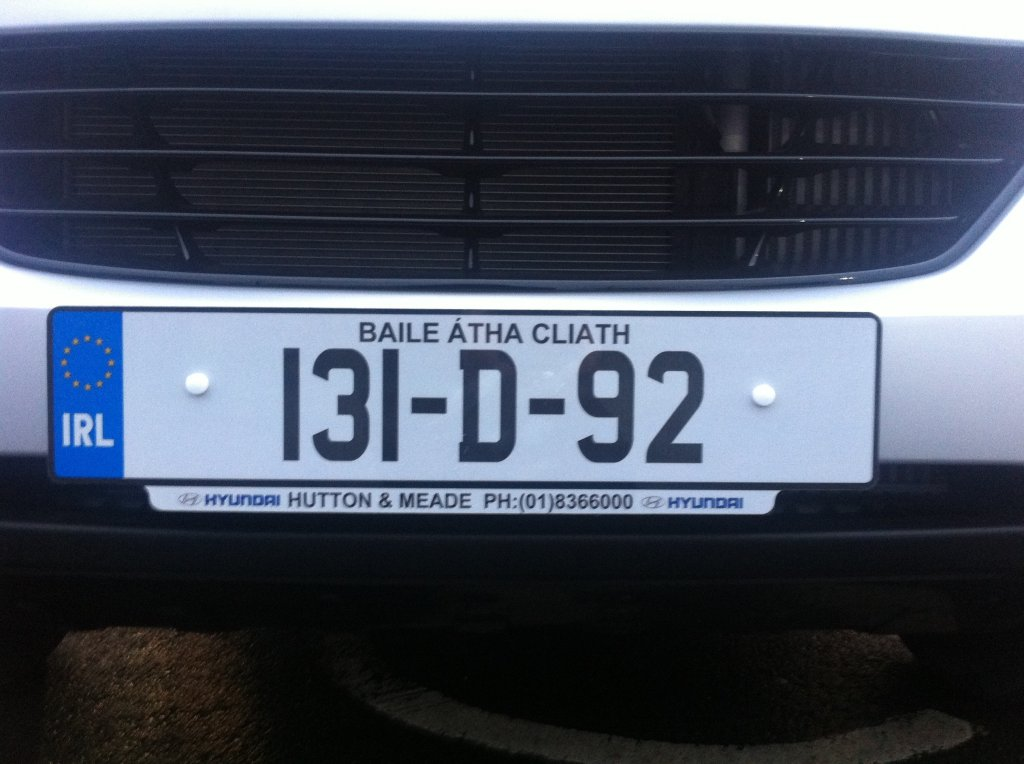
%> input picture Reg.jpg, 1024 x 764 px
$ octave --eval "main;"   (GNU Octave 9; MATLAB toolbox functions it lacks are replaced by stand-ins)
%> lines starting %> are read from the running program, lines starting %| are printed output that depends on the picture; in (x1, y1, x2, y2) boxes, pixels count from 0 and x2, y2 are one past the last pixel; in counts of white or black regions, pixels touching at a corner belong together; the program's own positions count from 1
% -------------------------------------------------------------------------
% ========================
% License Plate Object Identification
% ========================
%
% Copyright (C): Yumin Chen & Paul Sheehan
%
% ------------------------
% Introduction
% ------------------------
% This project aims to find (and isolate by masking) the registration plate
% in an image. Algorithms will be demonstrated on a specific image but they
% are designed in a general way so they will work on similar images. All
% designs aim to be as automated as possible.
%
% ------------------------
% Algorithm
% ------------------------
% The basic method for extracting the license plate region can be described
% by the following steps.
% 1. Input of the original image
% 2. Normalization (Contrast Stretching)
% 3. Identification of the blue vertical band to the left of the plate
% 4. Edge detection
% 5. Morphological operation
% 6. Finding the license plate region
% -------------------------------------------------------------------------


% ------------------------
% Main
% ------------------------
function main
cleanEverything();

% Read the originial registration plate image
image = im2double(imread('reg.jpg'));

% Normalization
normalized = normalize(image);

% Edge Detection
edgeDetected = edge(rgb2gray(normalized), 'Canny');

% Color Segmentation
colorSegmented = colorSegment(normalized);

% Morphological operation
output = morph(normalized, colorSegmented | edgeDetected);

% Show images
subplot(1,2,1), imshow(image), title('Original');
subplot(1,2,2), imshow(output), title('Output');
end


% ------------------------
% Clean everything
% ------------------------
function cleanEverything
% Clear and clean enviroment
clc;        % Clear command line
clear all;  % Clear all variables
close all;  % Close all sub-windows
end


% ------------------------
% Normalization (Contrast Stretching)
% ------------------------
function output = normalize(image)
gray = rgb2gray(image);
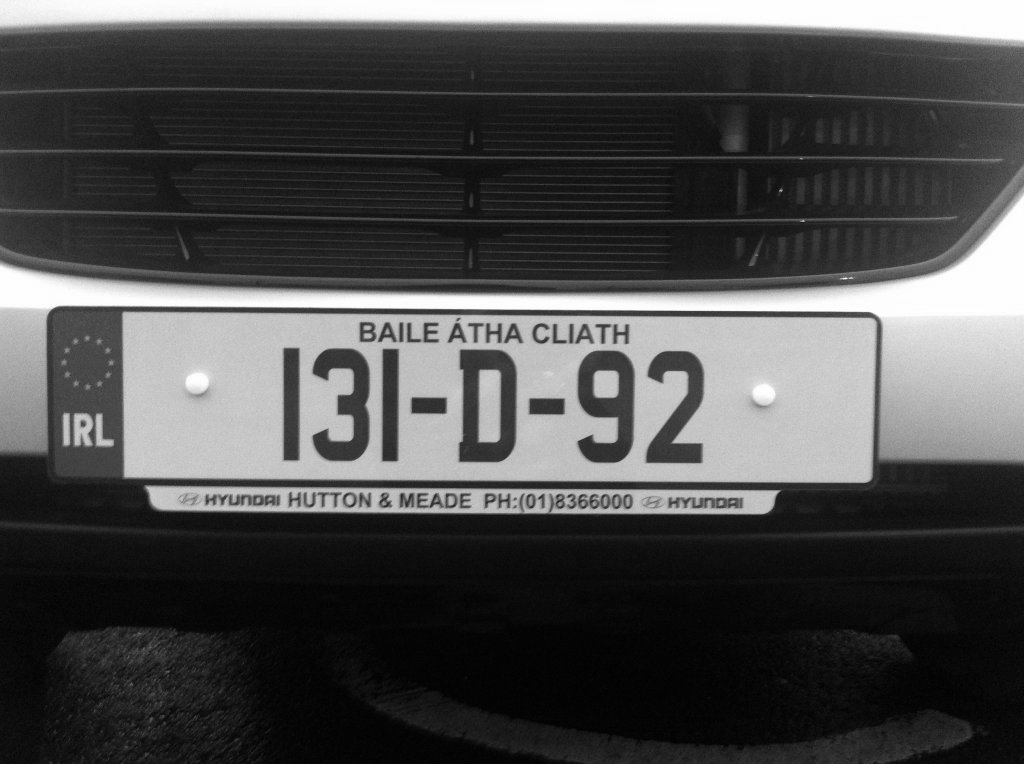
%> gray: size 764x1024 double; min 0, max 1, mean 0.299
gMin = min(gray(:));
%> gMin = 0
gMax = max(gray(:));
%> gMax = 1
gStd = std(gray(:));
%> gStd = 0.309
% Apply statistics three-sigma rule to bound to 99.73% of data
gLowerBound = max(gMin, (gMax + gMin) / 2 - gStd * 3);
%> gLowerBound = 0
gUpperbound = min(gMax, (gMax + gMin) / 2 + gStd * 3);
%> gUpperbound = 1
%> in main, `edgeDetected = edge(rgb2gray(normalized), 'Canny');`:
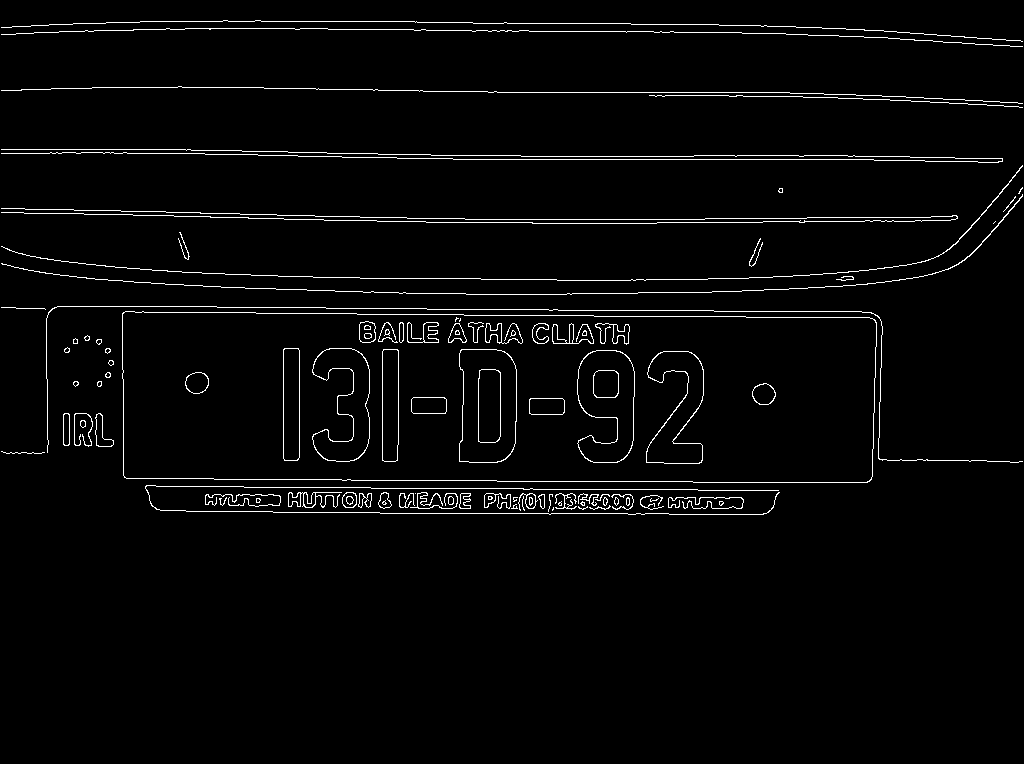
%> edgeDetected: size 764x1024 logical; 2.7% white in thin lines or dots, all inside (x1, y1, x2, y2) = (1, 20, 1023, 515)
output = (image - gLowerBound) / (gUpperbound - gLowerBound);
end


% ------------------------
% Color Segmentation
% ------------------------
function output = colorSegment(image)
% Convert to HSV color space
imageHsv = rgb2hsv(image);
%> imageHsv: size 764x1024x3 double; mean H, S, V 0.515, 0.323, 0.362
h = imageHsv(:, :, 1);
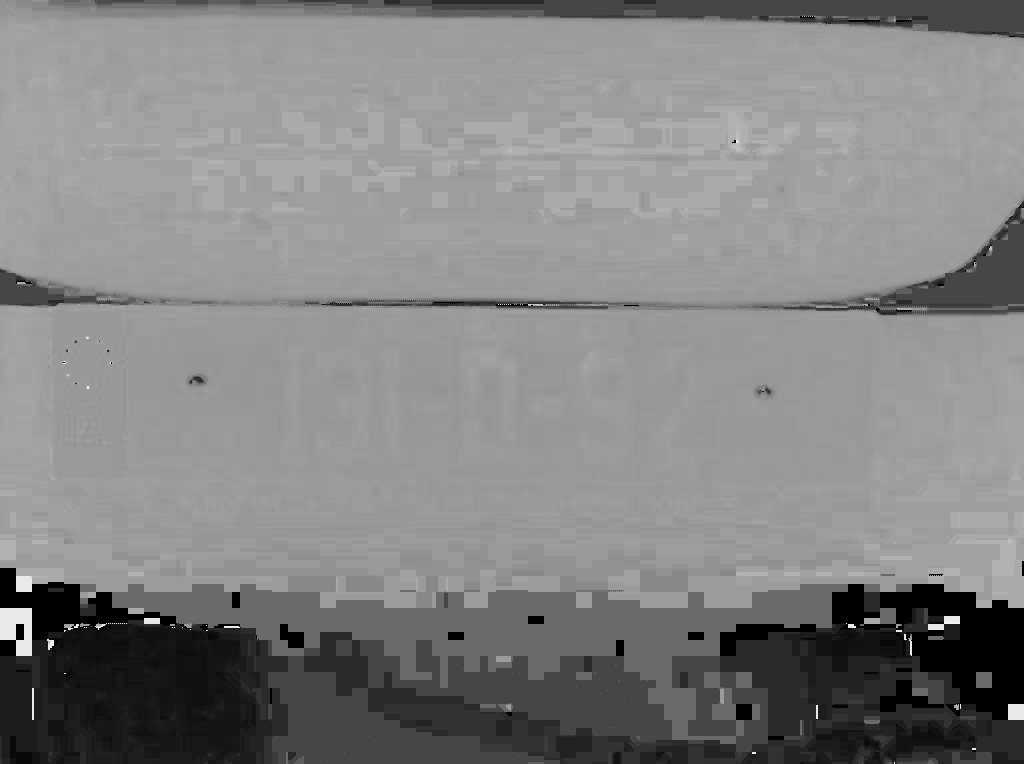
%> h: size 764x1024 double; min 0, max 0.981, mean 0.515
s = imageHsv(:, :, 2);
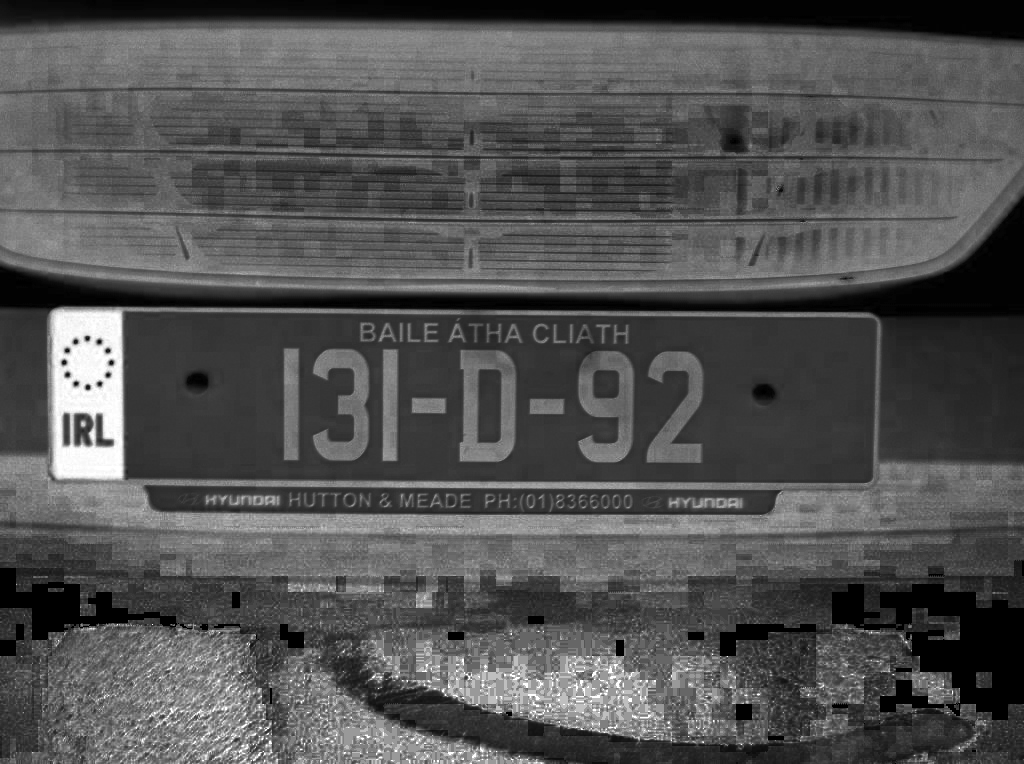
%> s: size 764x1024 double; min 0, max 1, mean 0.323
v = imageHsv(:, :, 3);

% Segment blue color
roi = ((h > 0.5) & (h < 0.833)) & (s > 0.5) & (v > 0.5);
%> roi: size 764x1024 logical; 1.4% white; 26 white regions (16 under 20 px), largest, box (x1, y1, x2, y2) and area: (52, 310, 124, 479) 10459, (716, 498, 742, 508) 136, (265, 496, 276, 505) 68

% Remove smaller components
roi = bwareafilt(roi, 1, 'largest');
%> roi: size 764x1024 logical; 1.3% white; 1 white region, box (x1, y1, x2, y2) and area: (52, 310, 124, 479) 10459

% Fill the enclosed area
output = imfill(roi, 'holes');
%> output: size 764x1024 logical; 1.5% white; 1 white region, box (x1, y1, x2, y2) and area: (52, 310, 124, 479) 11714
end


% ------------------------
% Morphological Operation
% ------------------------
function output = morph(image, roi)
% Filter out rubbish
roi = bwareafilt(roi, 1, 'largest');
%> roi: size 764x1024 logical; 1.7% white; 1 white region, box (x1, y1, x2, y2) and area: (52, 310, 877, 483) 13396

% Fill the enclosed area
roi = imfill(roi, 'holes');
%> roi: size 764x1024 logical; 17.5% white; 1 white region, box (x1, y1, x2, y2) and area: (52, 310, 877, 483) 136972

% Restore to RGB colored image
output = image;
for i = 1:3
    output(:, :, i) = roi .* image(:, :, i);
end
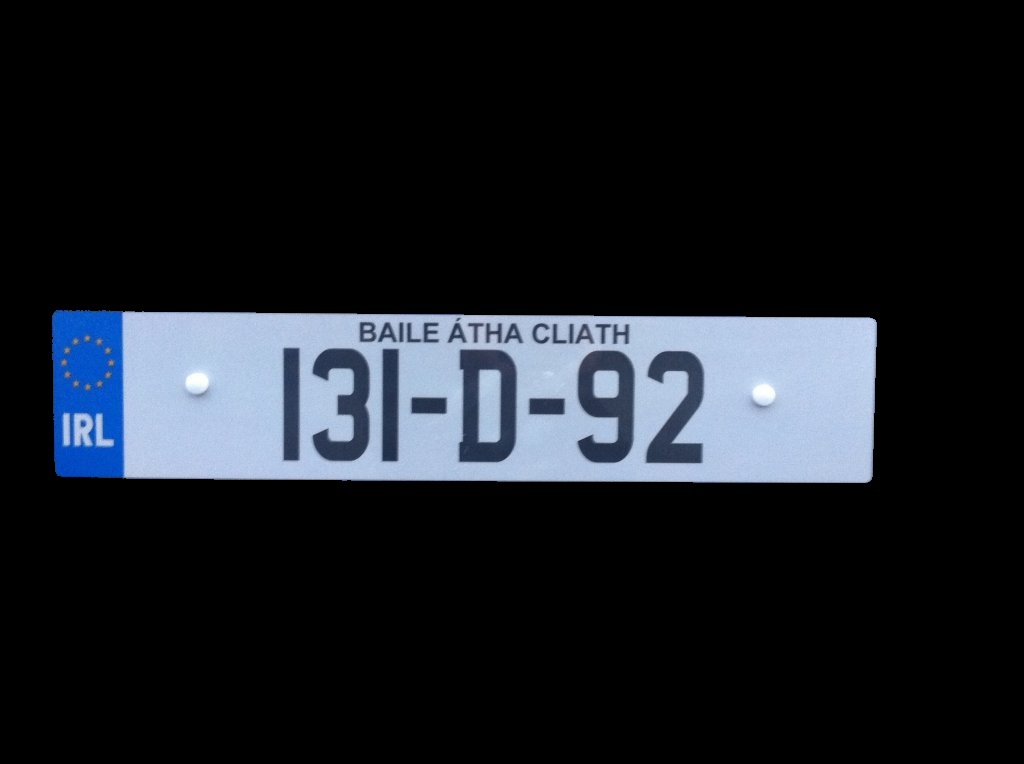
%> output: size 764x1024x3 double; mean R, G, B 0.0987, 0.114, 0.138
end
